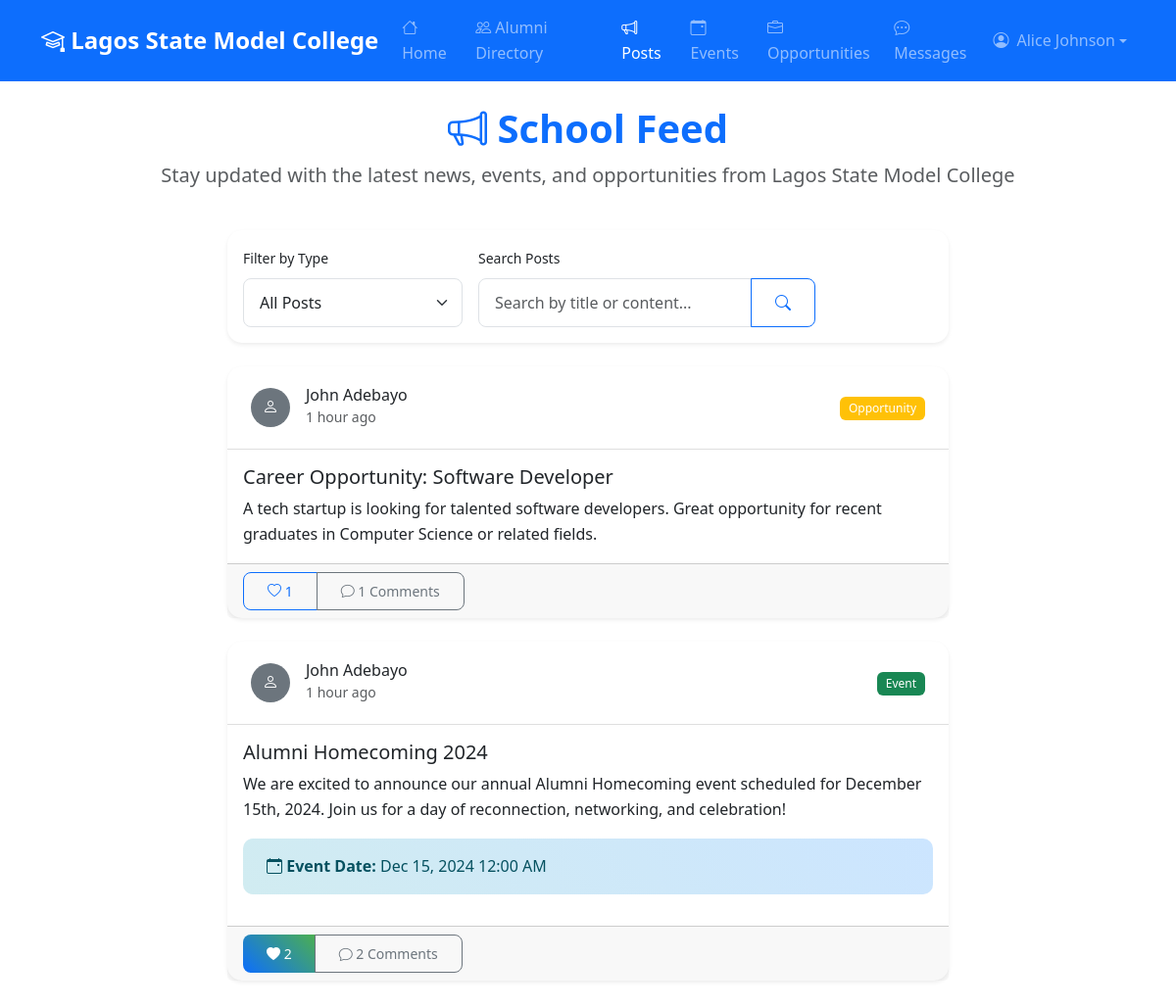
The app's page /user/posts.php (signed in) with its own data.
### tables this page shows
CREATE TABLE schools (
    id INT AUTO_INCREMENT PRIMARY KEY,
    name VARCHAR(200) NOT NULL,
    location VARCHAR(200) NOT NULL,
    logo VARCHAR(255) NULL,
    contact_email VARCHAR(100) NOT NULL,
    website VARCHAR(255) NULL,
    description TEXT NULL,
    approved BOOLEAN DEFAULT FALSE,
    status ENUM('active', 'suspended') DEFAULT 'active',
    created_at TIMESTAMP DEFAULT CURRENT_TIMESTAMP,
    updated_at TIMESTAMP DEFAULT CURRENT_TIMESTAMP ON UPDATE CURRENT_TIMESTAMP,
    INDEX idx_approved (approved),
    INDEX idx_status (status)
);

CREATE TABLE users (
    id INT AUTO_INCREMENT PRIMARY KEY,
    name VARCHAR(100) NOT NULL,
    email VARCHAR(100) UNIQUE NOT NULL,
    password VARCHAR(255) NOT NULL,
    role ENUM('super_admin', 'school_admin', 'student') NOT NULL DEFAULT 'student',
    school_id INT NULL,
    year_group VARCHAR(20) NULL,
    graduation_year VARCHAR(4) NULL,
    status ENUM('Graduated', 'Left', 'Current Student') NULL,
    student_id VARCHAR(50) NULL,
    current_occupation VARCHAR(200) NULL,
    industry VARCHAR(100) NULL,
    location VARCHAR(100) NULL,
    bio TEXT NULL,
    linkedin_profile VARCHAR(255) NULL,
    website VARCHAR(255) NULL,
    phone VARCHAR(20) NULL,
    skills TEXT NULL,
    interests TEXT NULL,
    approved BOOLEAN DEFAULT FALSE,
    profile_photo VARCHAR(255) NULL,
    reset_token VARCHAR(64) NULL,
    reset_token_expires DATETIME NULL,
    created_at TIMESTAMP DEFAULT CURRENT_TIMESTAMP,
    updated_at TIMESTAMP DEFAULT CURRENT_TIMESTAMP ON UPDATE CURRENT_TIMESTAMP,
    INDEX idx_email (email),
    INDEX idx_school_id (school_id),
    INDEX idx_role (role),
    INDEX idx_approved (approved)
);

CREATE TABLE posts (
    id INT AUTO_INCREMENT PRIMARY KEY,
    school_id INT NOT NULL,
    author_id INT NOT NULL,
    title VARCHAR(200) NOT NULL,
    content TEXT NOT NULL,
    post_type ENUM('update', 'event', 'opportunity') DEFAULT 'update',
    event_date DATE NULL,
    created_at TIMESTAMP DEFAULT CURRENT_TIMESTAMP,
    updated_at TIMESTAMP DEFAULT CURRENT_TIMESTAMP ON UPDATE CURRENT_TIMESTAMP,
    FOREIGN KEY (school_id) REFERENCES schools(id) ON DELETE CASCADE,
    FOREIGN KEY (author_id) REFERENCES users(id) ON DELETE CASCADE,
    INDEX idx_school_id (school_id),
    INDEX idx_created_at (created_at)
);

### includes/functions.php (called while the page is built, shortened)
<?php
function formatDate($date, $format = 'M d, Y') {
    return date($format, strtotime($date));
}
function timeAgo($date) {
    $timestamp = strtotime($date);
    $difference = time() - $timestamp;
    if ($difference < 60) {
        return 'Just now';
    } elseif ($difference < 3600) {
        $minutes = floor($difference / 60);
        return $minutes . ' minute' . ($minutes > 1 ? 's' : '') . ' ago';
    } elseif ($difference < 86400) {
        $hours = floor($difference / 3600);
        return $hours . ' hour' . ($hours > 1 ? 's' : '') . ' ago';
    } elseif ($difference < 604800) {
        $days = floor($difference / 86400);
        return $days . ' day' . ($days > 1 ? 's' : '') . ' ago';
    } else {
        return formatDate($date);
    }
}
function getSchoolInfo($school_id) {
    $db = getDB();
    try {
        $stmt = $db->prepare("SELECT * FROM schools WHERE id = ?");
        $stmt->execute([$school_id]);
        return $stmt->fetch();
    } catch (PDOException $e) {
        error_log("Error getting school info: " . $e->getMessage());
        return null;
    }
}
?>

### includes/auth.php (called while the page is built, shortened)
<?php
function getCurrentUser() {
    $db = getDB();
    try {
        $stmt = $db->prepare("SELECT * FROM users WHERE id = ?");
        $stmt->execute([$_SESSION['user_id']]);
        $user = $stmt->fetch();
        if ($user) {
            return $user;
        }
    } catch (PDOException $e) {
        error_log("Error fetching current user: " . $e->getMessage());
        return [
            'id' => $_SESSION['user_id'],
            'name' => $_SESSION['user_name'],
            'email' => $_SESSION['user_email'],
            'role' => $_SESSION['user_role'],
            'school_id' => $_SESSION['school_id'],
            'approved' => $_SESSION['approved'],
            'profile_photo' => null
        ];
    }
}
?>

### user/posts.php (the view, shortened to what this page needs)
<?php
require_once '../includes/auth.php';
require_once '../includes/functions.php';
$user = getCurrentUser();
$db = getDB();
$school = getSchoolInfo($user['school_id']);
$page = max(1, intval($_GET['page'] ?? 1));
$per_page = 10;
$offset = ($page - 1) * $per_page;
$filter = $_GET['filter'] ?? 'all';
$search = $_GET['search'] ?? '';
$where_conditions = ["p.school_id = ?"];
$params = [$user['school_id']];
$where_clause = implode(' AND ', $where_conditions);
$posts = [];
if ($db) {
    try {
        $query = "
            SELECT p.*, u.name as author_name, u.profile_photo as author_photo,
                   (SELECT COUNT(*) FROM post_likes pl WHERE pl.post_id = p.id) as like_count,
                   (SELECT COUNT(*) FROM comments c WHERE c.post_id = p.id) as comment_count,
                   (SELECT COUNT(*) FROM post_likes pl WHERE pl.post_id = p.id AND pl.user_id = ?) as user_liked
            FROM posts p
            LEFT JOIN users u ON p.author_id = u.id
            WHERE {$where_clause}
            ORDER BY p.created_at DESC
            LIMIT {$per_page} OFFSET {$offset}
        ";
        $stmt = $db->prepare($query);
        $stmt->execute(array_merge([$user['id']], $params));
        $posts = $stmt->fetchAll();
    } catch (PDOException $e) {
        error_log("Error fetching posts: " . $e->getMessage());
    }
}
?>
<!DOCTYPE html>
<html lang="en">
<head>
    <link href="https://cdn.jsdelivr.net/npm/bootstrap@5.3.0/dist/css/bootstrap.min.css" rel="stylesheet">
    <link href="https://cdn.jsdelivr.net/npm/bootstrap-icons@1.10.0/font/bootstrap-icons.css" rel="stylesheet">
    <link href="../assets/css/style.css" rel="stylesheet">
</head>
<body>
    <nav class="navbar navbar-expand-lg navbar-dark bg-primary">
        <div class="container">
            <a class="navbar-brand" href="dashboard.php">
                <i class="bi bi-mortarboard"></i> <?php echo htmlspecialchars($school['name']); ?>
            </a>
            <div class="collapse navbar-collapse" id="navbarNav">
                <ul class="navbar-nav me-auto">
                    <li class="nav-item">
                        <a class="nav-link" href="dashboard.php">
                            <i class="bi bi-house"></i> Home
                        </a>
                    </li>
                    <li class="nav-item">
                        <a class="nav-link" href="directory.php">
                            <i class="bi bi-people"></i> Alumni Directory
                        </a>
                    </li>
                    <li class="nav-item">
                        <a class="nav-link active" href="posts.php">
                            <i class="bi bi-megaphone"></i> Posts
                        </a>
                    </li>
                    <li class="nav-item">
                        <a class="nav-link" href="events.php">
                            <i class="bi bi-calendar-event"></i> Events
                        </a>
                    </li>
                    <li class="nav-item">
                        <a class="nav-link" href="opportunities.php">
                            <i class="bi bi-briefcase"></i> Opportunities
                        </a>
                    </li>
                    <li class="nav-item">
                        <a class="nav-link" href="messages.php">
                            <i class="bi bi-chat-dots"></i> Messages
                        </a>
                    </li>
                </ul>
                <ul class="navbar-nav">
                    <li class="nav-item dropdown">
                        <a class="nav-link dropdown-toggle d-flex align-items-center" href="#"
                           id="navbarDropdown" role="button" data-bs-toggle="dropdown">
                            <?php if (!empty($user['profile_photo'])): ?>
                                <img src="../uploads/profiles/<?php echo htmlspecialchars($user['profile_photo']); ?>"
                                     alt="Profile" class="rounded-circle me-2"
                                     style="width: 30px; height: 30px; object-fit: cover;">
                            <?php else: ?>
                                <i class="bi bi-person-circle me-2"></i>
                            <?php endif; ?>
                            <?php echo htmlspecialchars($user['name']); ?>
                        </a>
                    </li>
                </ul>
            </div>
        </div>
    </nav>
    <div class="container my-4">
        <div class="row mb-4">
            <div class="col-12">
                <div class="text-center">
                    <h1 class="display-6 fw-bold text-primary">
                        <i class="bi bi-megaphone"></i> School Feed
                    </h1>
                    <p class="lead text-muted">
                        Stay updated with the latest news, events, and opportunities from <?php echo htmlspecialchars($school['name']); ?>
                    </p>
                </div>
            </div>
        </div>
        <div class="row mb-4">
            <div class="col-lg-8 mx-auto">
                <div class="card shadow-sm">
                    <div class="card-body">
                        <form method="GET" class="row g-3 align-items-end">
                            <div class="col-md-4">
                                <label for="filter" class="form-label small">Filter by Type</label>
                                <select name="filter" id="filter" class="form-select" onchange="this.form.submit()">
                                    <option value="all" <?php echo $filter === 'all' ? 'selected' : ''; ?>>All Posts</option>
                                </select>
                            </div>
                            <div class="col-md-6">
                                <label for="search" class="form-label small">Search Posts</label>
                                <div class="input-group">
                                    <input type="text" name="search" id="search" class="form-control"
                                           placeholder="Search by title or content..." value="<?php echo htmlspecialchars($search); ?>">
                                    <button class="btn btn-outline-primary" type="submit">
                                        <i class="bi bi-search"></i>
                                    </button>
                                </div>
                            </div>
                        </form>
                    </div>
                </div>
            </div>
        </div>
        <div class="row">
            <div class="col-lg-8 mx-auto">
                <?php if (empty($posts)): ?>
                    <div class="card shadow-sm text-center py-5">
                        <div class="card-body">
                            <i class="bi bi-chat-square-text text-muted" style="font-size: 3rem;"></i>
                            <h5 class="mt-3 text-muted">No Posts Found</h5>
                            <p class="text-muted">
                                <?php if (!empty($search) || $filter !== 'all'): ?>
                                    No posts match your search criteria. Try adjusting your filters.
                                <?php else: ?>
                                    Be the first to share something with your school community!
                                <?php endif; ?>
                            </p>
                        </div>
                    </div>
                <?php else: ?>
                    <?php foreach ($posts as $post): ?>
                        <div class="card shadow-sm mb-4" id="post-<?php echo $post['id']; ?>">
                            <div class="card-header d-flex justify-content-between align-items-center">
                                <div class="d-flex align-items-center">
                                    <?php if ($post['author_photo']): ?>
                                        <img src="../uploads/profiles/<?php echo htmlspecialchars($post['author_photo']); ?>"
                                             alt="Author Photo" class="rounded-circle me-3"
                                             style="width: 40px; height: 40px; object-fit: cover;">
                                    <?php else: ?>
                                        <div class="bg-secondary rounded-circle me-3 d-flex align-items-center justify-content-center"
                                             style="width: 40px; height: 40px;">
                                            <i class="bi bi-person text-white"></i>
                                        </div>
                                    <?php endif; ?>
                                    <div>
                                        <h6 class="mb-0"><?php echo htmlspecialchars($post['author_name']); ?></h6>
                                        <small class="text-muted"><?php echo timeAgo($post['created_at']); ?></small>
                                    </div>
                                </div>
                                <div>
                                    <?php
                                    $post_type_badges = [
                                        'update' => 'bg-primary',
                                        'event' => 'bg-success',
                                        'opportunity' => 'bg-warning'
                                    ];
                                    $post_type_names = [
                                        'update' => 'Update',
                                        'event' => 'Event',
                                        'opportunity' => 'Opportunity'
                                    ];
                                    ?>
                                    <span class="badge <?php echo $post_type_badges[$post['post_type']] ?? 'bg-secondary'; ?>">
                                        <?php echo $post_type_names[$post['post_type']] ?? 'Post'; ?>
                                    </span>
                                </div>
                            </div>
                            <div class="card-body">
                                <h5 class="card-title"><?php echo htmlspecialchars($post['title']); ?></h5>
                                <p class="card-text"><?php echo nl2br(htmlspecialchars($post['content'])); ?></p>
                                <?php if ($post['event_date'] && $post['post_type'] === 'event'): ?>
                                    <div class="alert alert-info">
                                        <i class="bi bi-calendar-event"></i>
                                        <strong>Event Date:</strong> <?php echo date('M d, Y g:i A', strtotime($post['event_date'])); ?>
                                    </div>
                                <?php endif; ?>
                            </div>
                            <div class="card-footer">
                                <div class="d-flex justify-content-between align-items-center">
                                    <div class="btn-group" role="group">
                                        <button type="button" class="btn <?php echo $post['user_liked'] ? 'btn-primary' : 'btn-outline-primary'; ?> btn-sm like-btn"
                                                data-post-id="<?php echo $post['id']; ?>">
                                            <i class="bi bi-heart<?php echo $post['user_liked'] ? '-fill' : ''; ?>"></i>
                                            <span class="like-count"><?php echo $post['like_count']; ?></span>
                                        </button>
                                        <button type="button" class="btn btn-outline-secondary btn-sm"
                                                data-bs-toggle="collapse" data-bs-target="#comments-<?php echo $post['id']; ?>">
                                            <i class="bi bi-chat"></i> <?php echo $post['comment_count']; ?> Comments
                                        </button>
                                    </div>
                                </div>
                            </div>
                        </div>
                    <?php endforeach; ?>
                <?php endif; ?>
            </div>
        </div>
    </div>
</body>
</html>

### records on screen
schools: name "Lagos State Model College"
users: name "Alice Johnson"
posts: author.name "John Adebayo", created_at "1 hour ago", post_type "Opportunity", title "Career Opportunity: Software Developer", content "A tech startup is looking for talented software developers. Great opportunity for recent graduates in Computer Science or related fields.", like_count "1", comment_count "1"
posts: author.name "John Adebayo", created_at "1 hour ago", post_type "Event", title "Alumni Homecoming 2024", content "We are excited to announce our annual Alumni Homecoming event scheduled for December 15th, 2024. Join us for a day of reconnection, networking, and celebration!", event_date "Dec 15, 2024 12:00 AM", like_count "2", comment_count "2"
